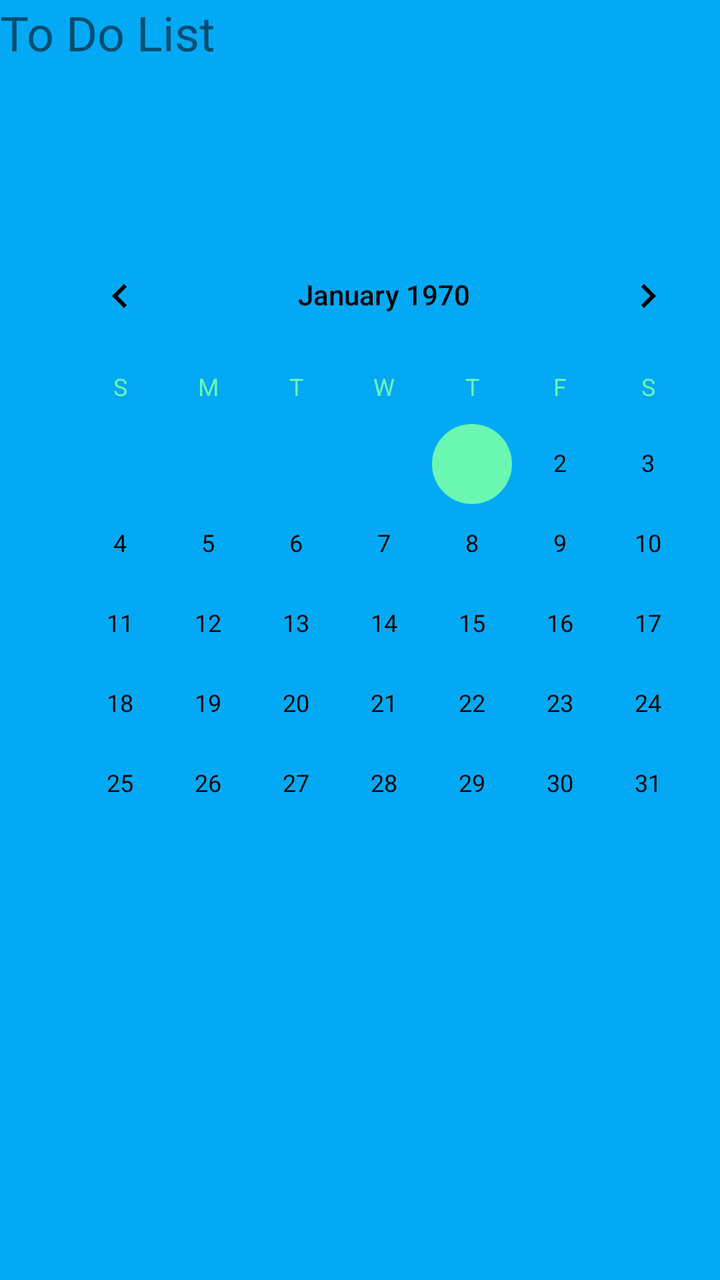
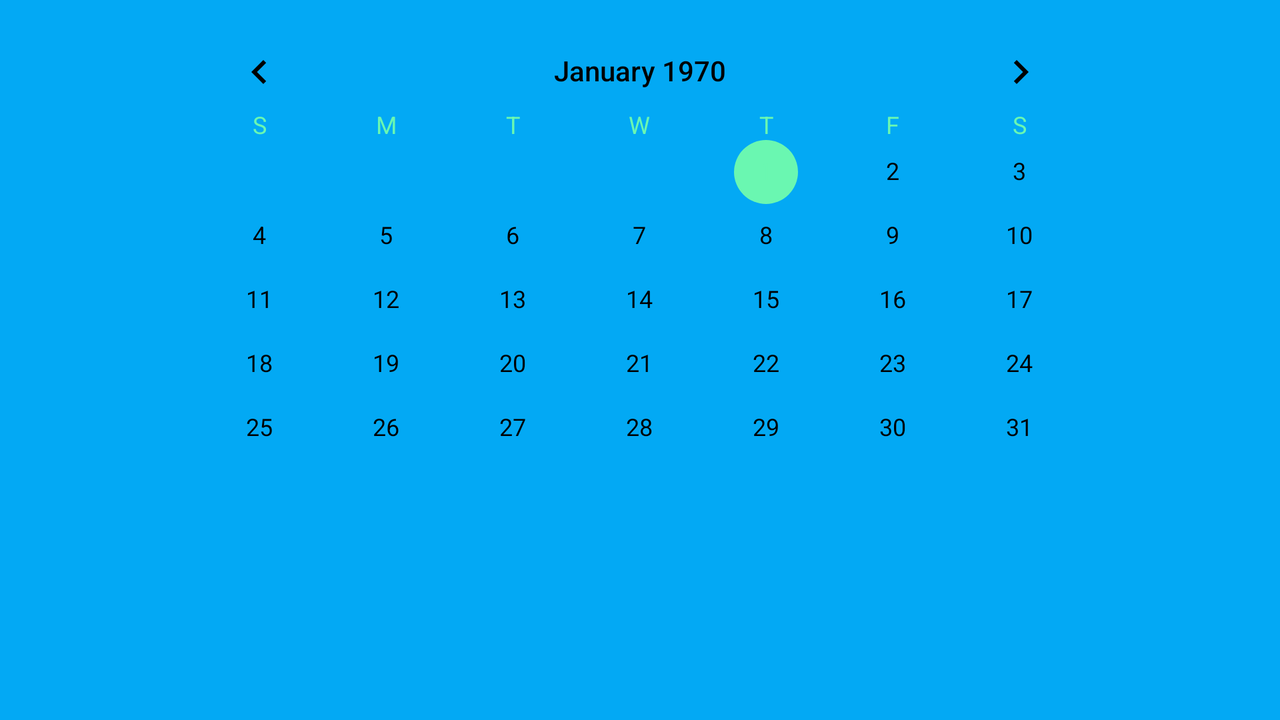

Compare how this app lays out the same screen by default and in its alternative resource folder. The renders come first, then the two layout files and the values they reference.
<!-- AndroidManifest.xml: application theme AppTheme -->
<!-- res/layout/activity_to_do_list.xml -->
<?xml version="1.0" encoding="utf-8"?>

<android.support.constraint.ConstraintLayout xmlns:android="http://schemas.android.com/apk/res/android"
    xmlns:app="http://schemas.android.com/apk/res-auto"
    xmlns:tools="http://schemas.android.com/tools"
    android:layout_width="match_parent"
    android:layout_height="match_parent"
    tools:context="ca.on.conestogac.kjproject.ToDoListActivity">

    <CalendarView
        android:id="@+id/calendarView"
        android:layout_width="wrap_content"
        android:layout_height="wrap_content"
        tools:layout_constraintTop_creator="1"
        android:layout_marginStart="18dp"
        android:layout_marginTop="114dp"
        tools:layout_constraintLeft_creator="1"
        app:layout_constraintLeft_toLeftOf="parent"
        app:layout_constraintTop_toTopOf="parent"
        android:layout_marginLeft="20dp" />

    <TextView
        android:id="@+id/txtDate"
        android:layout_width="136dp"
        android:layout_height="73dp"
        android:layout_marginTop="24dp"
        app:layout_constraintLeft_toLeftOf="parent"
        app:layout_constraintRight_toRightOf="parent"
        app:layout_constraintTop_toBottomOf="@+id/calendarView"
        tools:layout_constraintLeft_creator="1"
        tools:layout_constraintRight_creator="1"
        tools:layout_constraintTop_creator="1" />

    <TextView
        android:id="@+id/txtToDoTitle"
        android:layout_width="wrap_content"
        android:layout_height="wrap_content"
        android:text="@string/to_do_list"
        android:textSize="24sp"
        tools:layout_editor_absoluteX="138dp"
        tools:layout_editor_absoluteY="45dp" />

</android.support.constraint.ConstraintLayout>
<!-- resources referenced by this layout -->
<resources>
  <string name="to_do_list">To Do List</string>
  <!-- from res/values-v21/ -->
  <style name="AppTheme" parent="Theme.AppCompat.Light.NoActionBar">
          
          <item name="colorPrimary">@color/colorPrimary</item>
          <item name="colorPrimaryDark">@android:color/holo_blue_bright</item>
          <item name="colorAccent">@color/colorAccent</item>
          <item name="android:colorBackground">@color/colorPrimary</item>
          <item name="android:textColorPrimaryInverse">@color/colorAccent</item>
          <item name="android:textColorSecondaryInverse">@android:color/holo_blue_bright</item>
          <item name="android:textColorPrimary">@android:color/black</item>
          <item name="android:navigationBarColor">@android:color/holo_blue_bright</item>
          <item name="android:colorForeground">@color/colorPrimary</item>
          <item name="android:textColorSecondary">@color/colorAccent</item>
      </style>
  <color name="colorPrimary">#03a9f4</color>
  <color name="colorAccent">#6af7b1</color>
</resources>
<!-- res/layout-land/activity_to_do_list.xml (the repository's variant of the layout above) -->
<!-- drawn on the phone turned sideways -->
<?xml version="1.0" encoding="utf-8"?>
<android.support.constraint.ConstraintLayout xmlns:android="http://schemas.android.com/apk/res/android"
    xmlns:app="http://schemas.android.com/apk/res-auto"
    xmlns:tools="http://schemas.android.com/tools"
    android:layout_width="match_parent"
    android:layout_height="match_parent"
    tools:context="ca.on.conestogac.kjproject.ToDoListActivity">

    <CalendarView
        android:id="@+id/calendarView"
        android:layout_width="0dp"
        android:layout_height="213dp"
        android:layout_marginStart="80dp"
        tools:layout_constraintTop_creator="1"
        tools:layout_constraintRight_creator="1"
        android:layout_marginEnd="80dp"
        app:layout_constraintRight_toRightOf="parent"
        android:layout_marginTop="16dp"
        tools:layout_constraintLeft_creator="1"
        app:layout_constraintLeft_toLeftOf="parent"
        app:layout_constraintTop_toTopOf="parent"
        android:layout_marginLeft="80dp"
        android:layout_marginRight="80dp" />

    <TextView
        android:id="@+id/txtDate"
        android:layout_width="136dp"
        android:layout_height="73dp"
        android:layout_marginTop="63dp"
        app:layout_constraintLeft_toLeftOf="parent"
        app:layout_constraintRight_toRightOf="parent"
        app:layout_constraintTop_toBottomOf="@+id/calendarView"
        tools:layout_constraintLeft_creator="1"
        tools:layout_constraintRight_creator="1"
        tools:layout_constraintTop_creator="1" />
</android.support.constraint.ConstraintLayout>
<!-- resources referenced by the variant -->
<!-- as the phone turned sideways resolves them -->
<resources>
  <!-- from res/values-v21/ -->
  <style name="AppTheme" parent="Theme.AppCompat.Light.NoActionBar">
          
          <item name="colorPrimary">@color/colorPrimary</item>
          <item name="colorPrimaryDark">@android:color/holo_blue_bright</item>
          <item name="colorAccent">@color/colorAccent</item>
          <item name="android:colorBackground">@color/colorPrimary</item>
          <item name="android:textColorPrimaryInverse">@color/colorAccent</item>
          <item name="android:textColorSecondaryInverse">@android:color/holo_blue_bright</item>
          <item name="android:textColorPrimary">@android:color/black</item>
          <item name="android:navigationBarColor">@android:color/holo_blue_bright</item>
          <item name="android:colorForeground">@color/colorPrimary</item>
          <item name="android:textColorSecondary">@color/colorAccent</item>
      </style>
  <color name="colorPrimary">#03a9f4</color>
  <color name="colorAccent">#6af7b1</color>
</resources>
